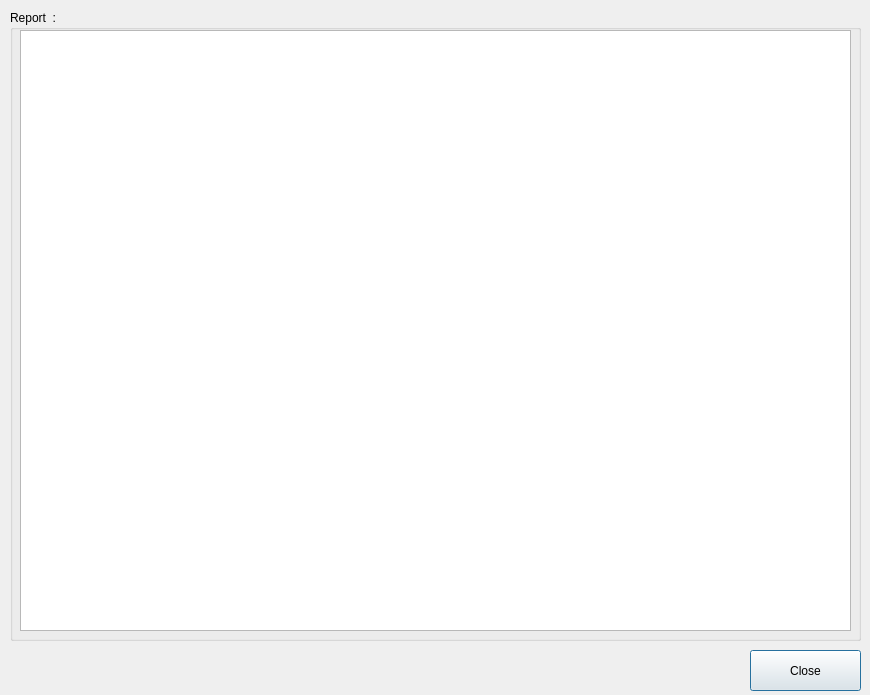
<?xml version="1.0" encoding="UTF-8"?>
<ui version="4.0">
 <class>ReportViewer</class>
 <widget class="QDialog" name="ReportViewer">
  <property name="geometry">
   <rect>
    <x>0</x>
    <y>0</y>
    <width>870</width>
    <height>695</height>
   </rect>
  </property>
  <property name="windowTitle">
   <string>Report Viewer</string>
  </property>
  <widget class="QGroupBox" name="groupBox">
   <property name="geometry">
    <rect>
     <x>10</x>
     <y>10</y>
     <width>851</width>
     <height>631</height>
    </rect>
   </property>
   <property name="title">
    <string>Report  :</string>
   </property>
   <widget class="QTableWidget" name="tableWidget">
    <property name="geometry">
     <rect>
      <x>10</x>
      <y>20</y>
      <width>831</width>
      <height>601</height>
     </rect>
    </property>
   </widget>
  </widget>
  <widget class="QPushButton" name="pushButton">
   <property name="geometry">
    <rect>
     <x>750</x>
     <y>650</y>
     <width>111</width>
     <height>41</height>
    </rect>
   </property>
   <property name="text">
    <string>Close</string>
   </property>
  </widget>
 </widget>
 <resources/>
 <connections/>
</ui>
